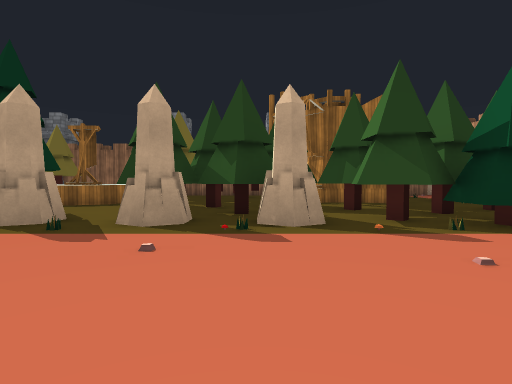
[1] (above)

24 first-person views from a walk through a scene from a Unity 3-D project. The camera is 1.2 m above the floor, tilts 2° down and sees 80° across. The floor is counted in squares, 2 m on a side. Each view is taken from the middle of a square. On the plan, view 1 faces up. The plan holds only what a view shows up to about 9 squares ahead; the rest is blank. The place goes on beyond the plan. Door leaves are left out, so doorways stand open. Some surface patterns are stand-ins.

[2]
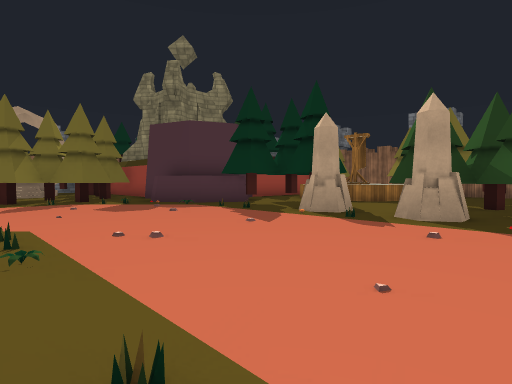

[3]
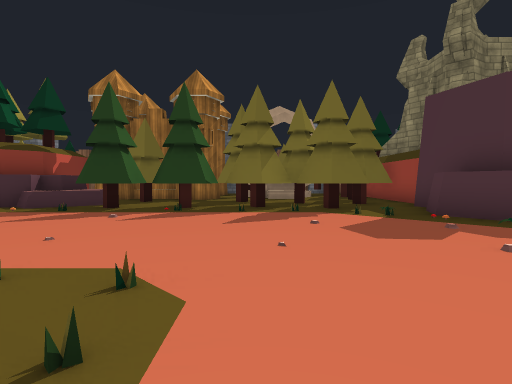

[4]
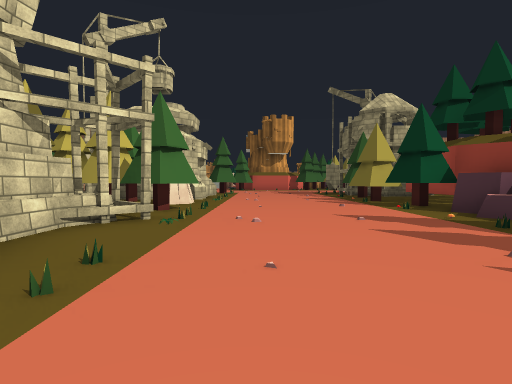

[5]
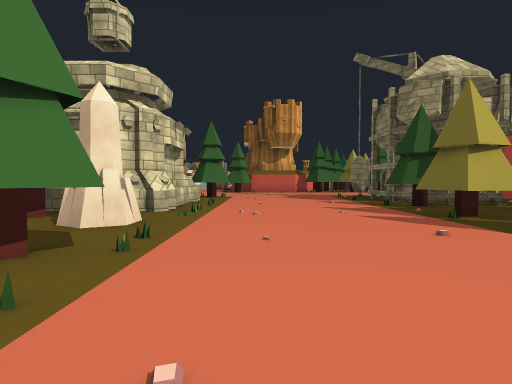

[6]
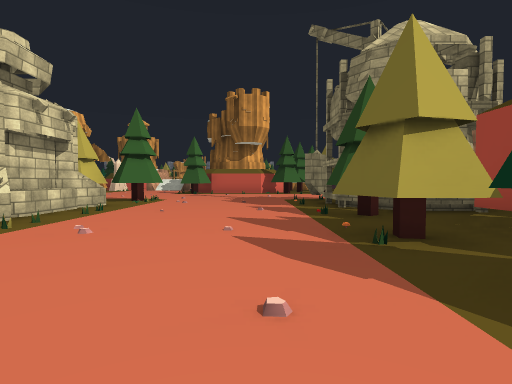

[7]
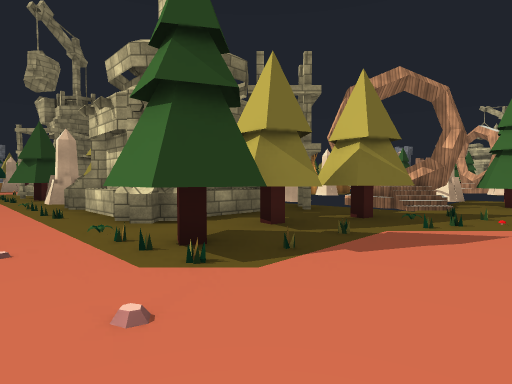

[8]
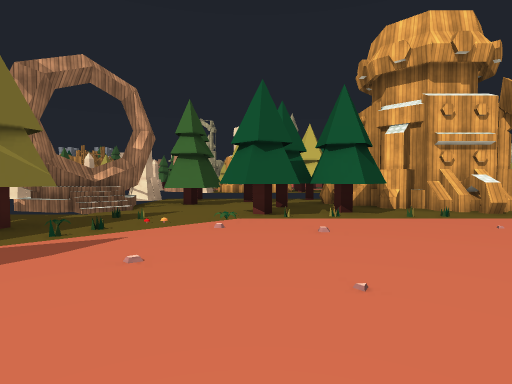

[9]
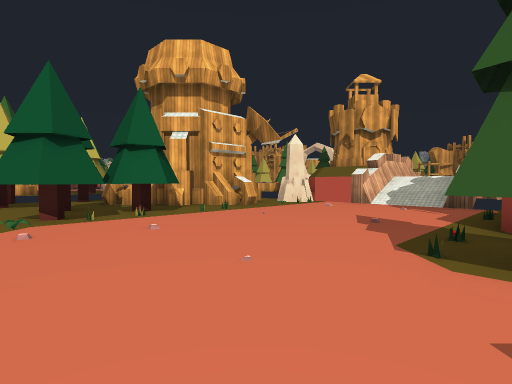

[10]
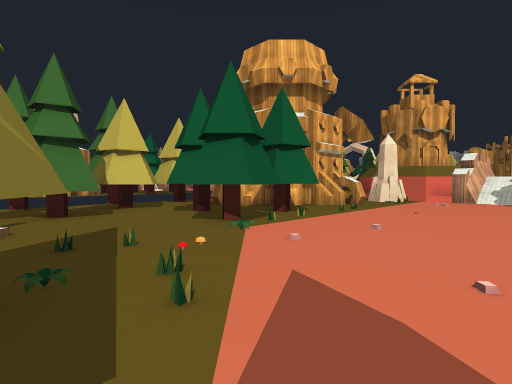

[11]
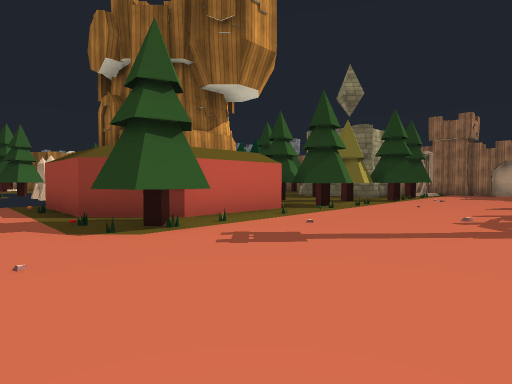

[12]
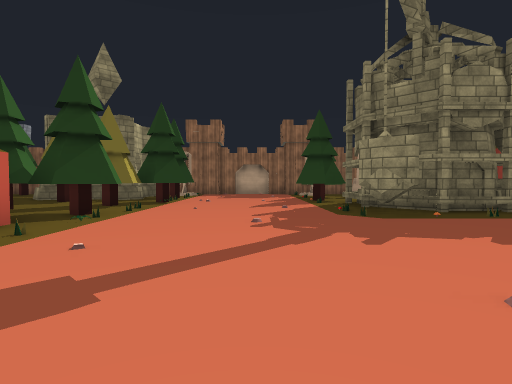

[13]
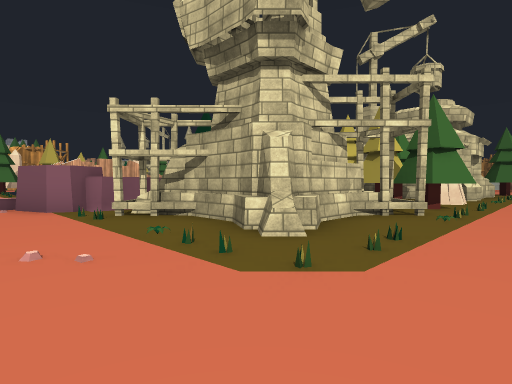

[14]
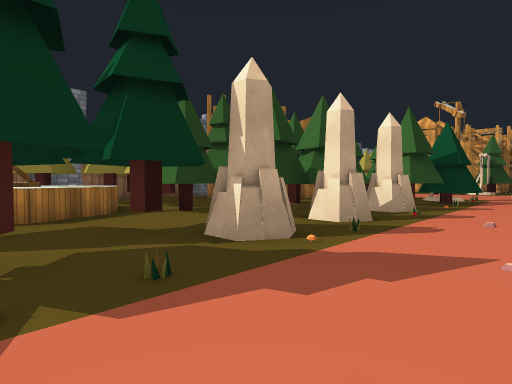

[15]
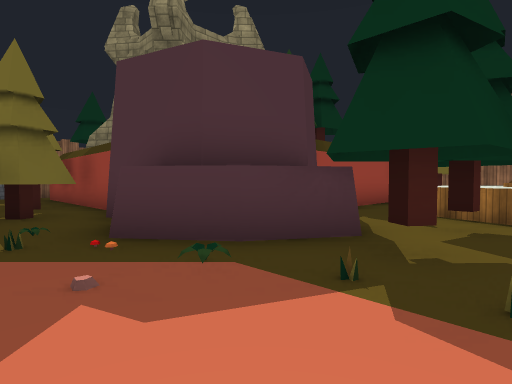

[16]
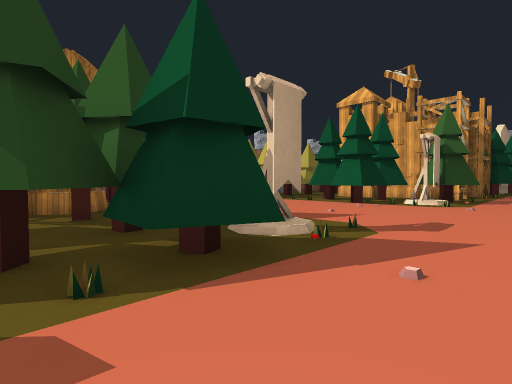

[17]
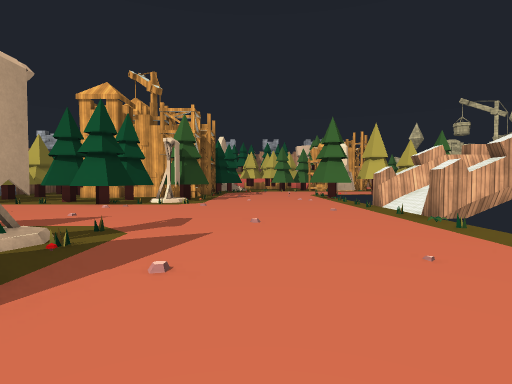

[18]
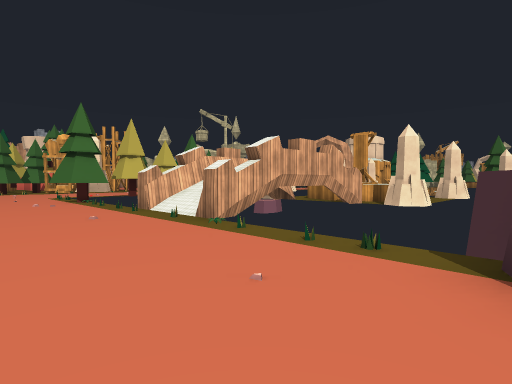

[19]
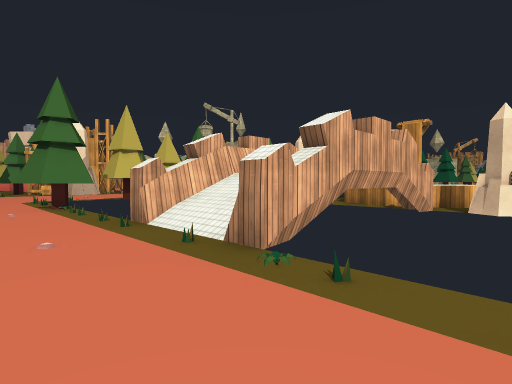

[20]
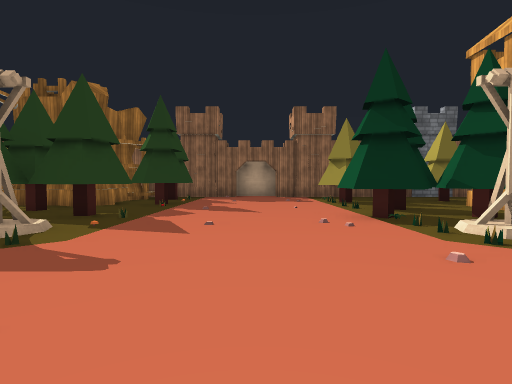

[21]
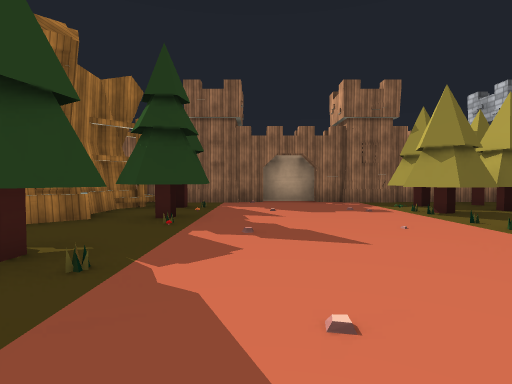

[22]
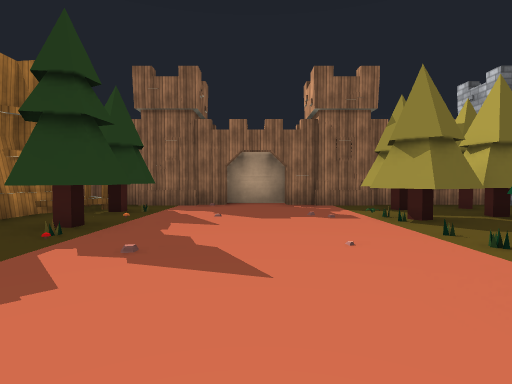

[23]
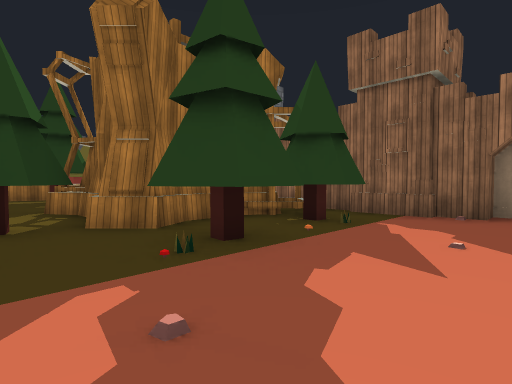

[24]
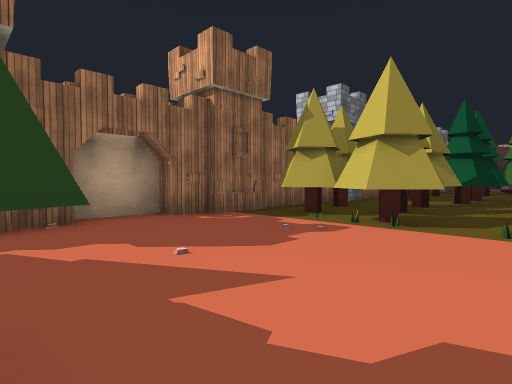

### Floor plan
Key: @ floor where view 1 was taken; # wall or solid block; . main floor; : floor 0.25 m higher than the main floor; + floor 1.5 m higher than the main floor; / step, stairs or slope; = window, fence, low wall or low ledge; ^ raised ledge; T tree; C crystal; R rock; W tower; G gate; O other object.
Columns run from 13 left of view 1 to 13 right of it. Each row starts with its distance up from view 1.
 14          O          #G#
 13       ###O       ####.#####
 12      O# TT       #......#TT
 11     #OO TT#      #TT....TTT
 10     #  ^  T      #.....TTTT
  9     #= ^^^T#T#^####T....T..
  8     #=^^^^  TTT.T.......T..
  7        TT.TTTTT#TTT.....T..
  6      R TT# TTTT#TTT....TTT
  5     RRRTTCCCCCCTTTO.....TT
  4 ####RRR#T.C.C.CTTTO.....TT
  3 TTT.......................
  2   TTT....................
  1   TT.......................
  0  T T.........@.RR.........T
 -1  TTT........W.# R   #//  TT
 -2  .TT.....WWWWW^ ^#  ^//#
 -3 TTTT......WWWOO     ^ /#
 -4  TTT......WWW O     ^ /#
 -5  RRR.....WWW        ^ /#
 -6   RR.....TT       CC#//OO
 -7  RTT.....#TTT     =C^^^O
 -8   ##.....CC T      ^^
 -9   #TT.....CT
-10  ##T.....WTT
-11  #TT.....WWW
-12 WWTT.....WWWW OO
-13 WWWW.....WWWW OO
-14  WWW.....WTTWW#
-15 TWWW....TTTTT ###OO
-16 T..W....TT..TT:=#OO
-17 ............//.TTTTT
-18 ............/ TTTTTT
-19 .............TTTTTTT
-20 T.............TT TTT
-21 TT.T#..TT.....T ^TT
-22  TTT####.......##
-23 T TT   ##.....^#
-24 TTTT    #.....^#
-25         #/....C#
-26         ##//#CC
-27           //^
-28           /+

Where each view was taken, in squares from view 1:
view 1: 0 up, 0 right, facing up
view 2: 1 down, 0 right, facing up-left
view 3: 0 up, 3 left, facing left
view 4: 0 up, 6 left, facing down
view 5: 4 down, 6 left, facing down
view 6: 6 down, 8 left, facing down
view 7: 18 down, 6 left, facing up-right
view 8: 19 down, 5 left, facing right
view 9: 18 down, 5 left, facing down-right
view 10: 16 down, 3 left, facing down-right
view 11: 17 down, 3 left, facing down-left
view 12: 18 down, 4 left, facing left
view 13: 1 up, 6 left, facing down-right
view 14: 2 up, 6 left, facing up-right
view 15: 2 up, 5 left, facing up-left
view 16: 2 up, 2 right, facing up-right
view 17: 2 up, 2 right, facing right
view 18: 2 up, 3 right, facing down-right
view 19: 1 up, 5 right, facing down-right
view 20: 1 up, 8 right, facing up
view 21: 4 up, 7 right, facing up
view 22: 5 up, 8 right, facing up
view 23: 7 up, 8 right, facing up-left
view 24: 8 up, 6 right, facing up-right
